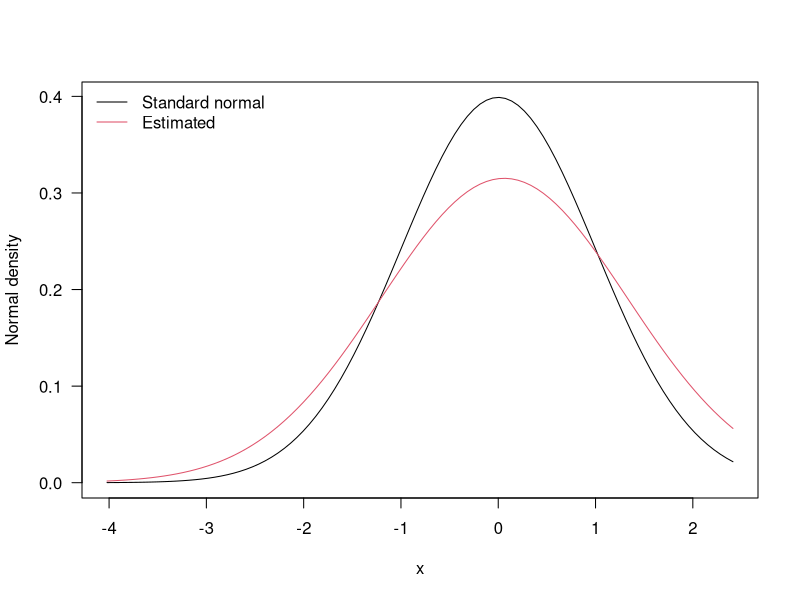
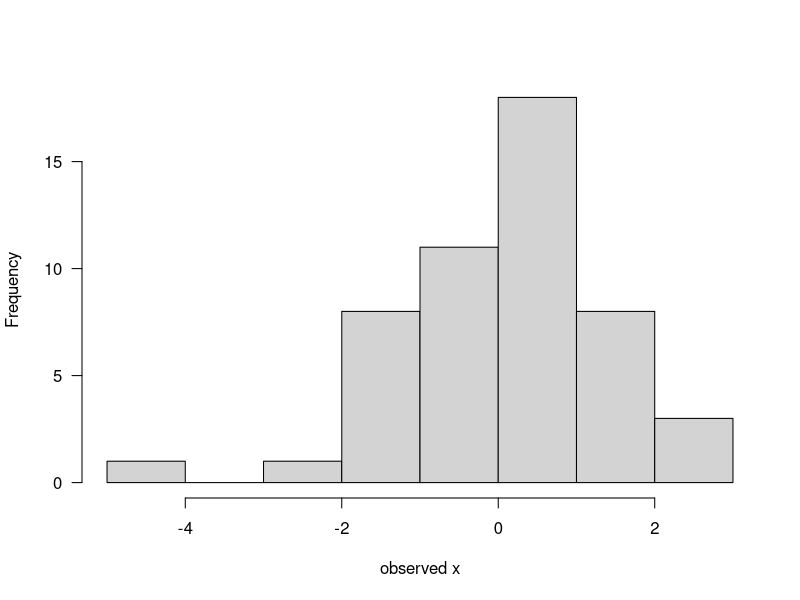
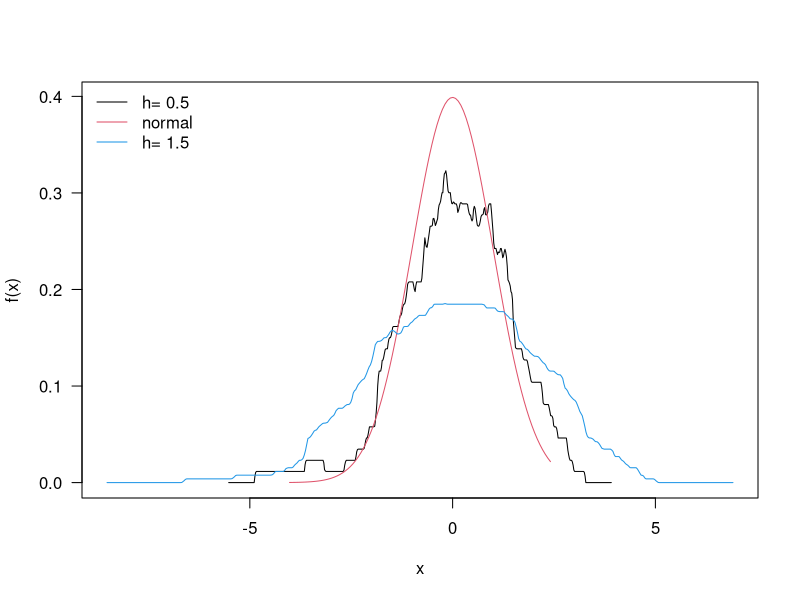
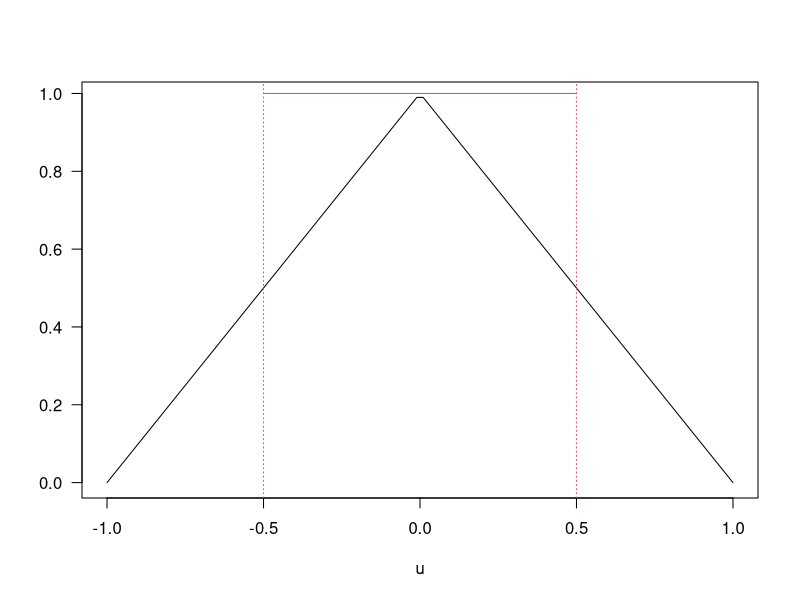
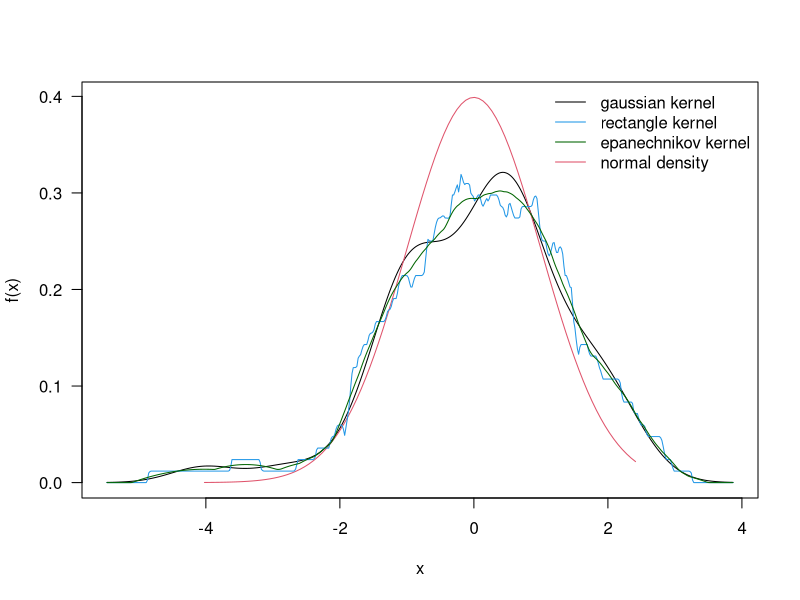

These figures' R source, in order:
## ---- chunk 1
n=50; xis=rnorm(n,0,1); xbar=mean(xis);sdx=sd(xis)
xs=seq(min(xis),max(xis),length=100); nden=dnorm(xs)
dene=dnorm(xs,xbar,sdx); ry=range(nden,dene)
plot(xs,nden,las=1,type="l",ylim=ry,xlab="x",ylab="Normal density")
lines(xs,dene,col=2); legend("topleft",col=c(1,2),lty=1,bty="n",
legend=c("Standard normal","Estimated"))
## ---- chunk 2
hist(xis,las=1,xlab="observed x",main="")
## ---- chunk 3
fhat=function(obx,x,h){
n=length(obx)
sdif=abs(obx-x)/h
fhx=sum(sdif<=1/2)/(n*h)
return(fhx)
}
xobs=c(1,1.3,1.6,1.8,2.4); x=1.7
fhat(xobs,x,0.5)
## [1] 0.8
fhat(xobs,x,1)

h=1; do=density(xobs,bw=h,kernel="r",n=5,cut=0);
do$x

do$y

do=density(xobs,bw=h/(2*sqrt(3)),kernel="r",n=5,cut=0);

h1=0.5; d1=density(xis,bw=h1,kernel="r"); h2=1.5; d2=density(xis,bw=h2,
kernel="r"); rx=range(xs,d1$x,d2$x); ry=range(nden,d1$y,d2$y)
plot(d1$x,d1$y,las=1,type="l",xlim=rx,ylim=ry,xlab="x",ylab="f(x)")
lines(xs,nden,col=2); lines(d2$x,d2$y,col=4); legend("topleft",
legend=c(paste("h=",h1),"normal",paste("h=",h2)),col=c(1,2,4),
lty=1,bty="n")

## ---- chunk 4
u=seq(-1,1,length=100); plot(u,1-abs(u),las=1,ylab="",type="l")
lines(c(-1/2,1/2),c(1,1),col=2); abline(v=c(-1/2,1/2),col=2,lty=3)

fhat=function(obx,x,h){
n=length(obx)
sdif=abs(obx-x)/h
fhx=sum( (1-sdif) *( sdif<=1) )/(n*h)
return(fhx)
}
h=0.5; x=1.7
fhat(xobs,x,h)

dg=density(xis,kernel="gaussian"); dr=density(xis,kernel="r");
de=density(xis,kernel="epanechnikov"); rx=range(xs,dg$x,dr$x,de$x)
ry=range(nden,dg$y,dr$y,de$y); plot(dg$x,dg$y,las=1,type="l",xlim=rx,
ylim=ry,xlab="x",ylab="f(x)"); lines(xs,nden,ylim=ry,col=2);lines(dr$x,
dr$y,ylim=ry,col=4); lines(de$x,de$y,ylim=ry,col="darkgreen");
legend("topright",legend=c("gaussian kernel","rectangle kernel",
"epanechnikov kernel","normal density"), col=c(1,4,"darkgreen",2),
lty=1,bty="n")
